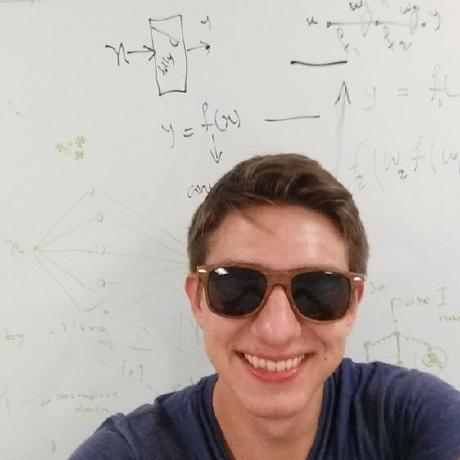
%> input picture image.jpg, 460 x 460 px
$ octave kjuzhi.m   (GNU Octave 9; MATLAB toolbox functions it lacks are replaced by stand-ins)
%> lines starting %> are read from the running program, lines starting %| are printed output that depends on the picture; in (x1, y1, x2, y2) boxes, pixels count from 0 and x2, y2 are one past the last pixel; in counts of white or black regions, pixels touching at a corner belong together; the program's own positions count from 1
clc;clear;
I=imread('image.jpg');
%> I is the input picture: size 460x460x3 uint8; mean R, G, B 183.6, 174.5, 169.8
%imshow(I)
I1=double(I(:,:,1));
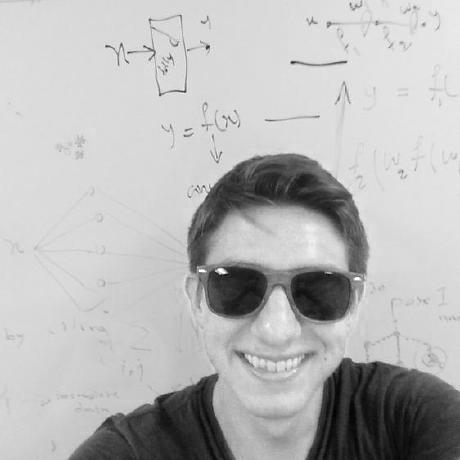
%> I1: size 460x460 double; min 0, max 255, mean 183.6
[m,n]=size(I1);
%> m = 460; n = 460
imshow(I1,[])

image=reshape(I1,[m*n,1]);
[segmentation,c]=kmeans(image,2);
%> c = [210.1; 59.75]
segmentation=reshape(segmentation,[m,n]);
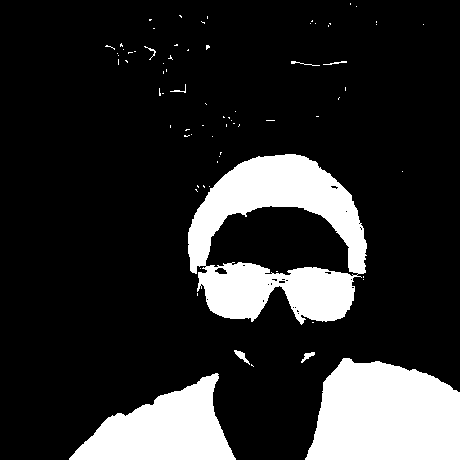
%> segmentation: size 460x460 double; values 1 (black) and 2 (white), 17.6% white; 75 white regions (66 under 20 px), largest, box (x1, y1, x2, y2) and area: (188, 154, 367, 325) 15924, (305, 358, 460, 460) 12813, (69, 373, 236, 460) 8043
imshow(segmentation,[])
